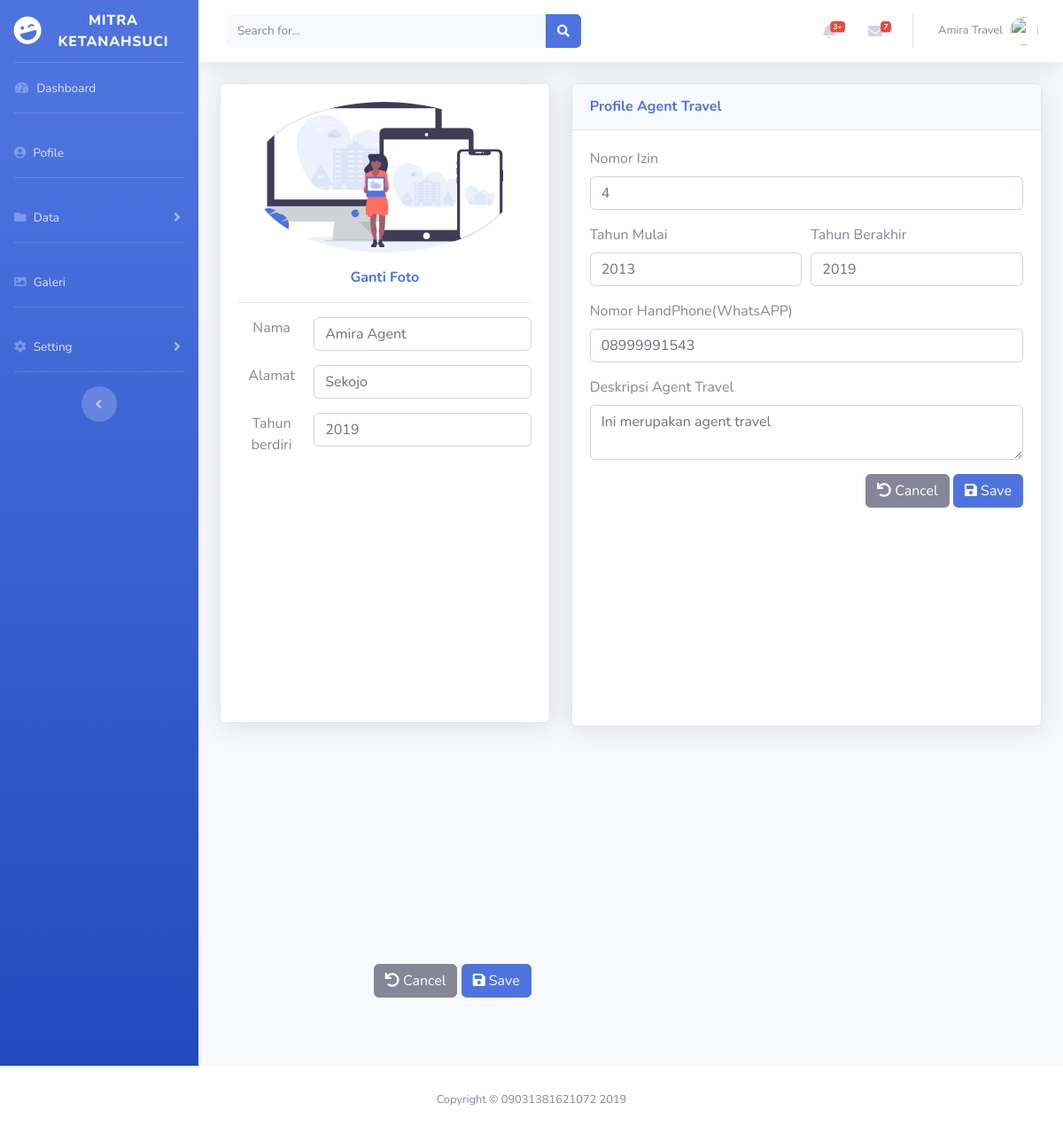
The app's page /index.php?url=pengaturan_agent (signed in) with its own data.
### tables this page shows
CREATE TABLE `tbl_agent_travel` (
  `id` int(11) NOT NULL,
  `travel_id` varchar(50) NOT NULL,
  `nama` varchar(50) NOT NULL,
  `alamat` varchar(300) NOT NULL,
  `thn_berdiri` year(4) NOT NULL,
  `thn_izin` year(4) NOT NULL,
  `thn_habis` year(4) NOT NULL,
  `nomor_izin` varchar(50) NOT NULL,
  `punya_izin` enum('IYA','TIDAK') NOT NULL,
  `lokasi` varchar(300) NOT NULL,
  `No_HP` varchar(50) NOT NULL,
  `deskripsi` text NOT NULL,
  `status` varchar(50) NOT NULL
);

### config/routes.php (called while the page is built, shortened)
<?php
$include = [];
if(isset($_GET['url'])){
	switch ($_GET['url']) {
		case 'pengaturan_agent':
			$include[] = 'halaman/agent_travel/pengaturan.php';
			break;
	}
}else{
	header('location:/spk_tugasakhir/pengguna_dashboard.php');
}
?>

### halaman/agent_travel/pengaturan.php (the view, shortened to what this page needs)
<?php
include 'config/koneksi.php';
$id         = $_SESSION['user_id'];
$agent      = mysqli_query($koneksi, "select * from tbl_agent_travel WHERE travel_id='$id'");
$row        = mysqli_fetch_array($agent);?>
        <div class="container-fluid">
	         <div class="row">
		            <div class="col-xl-5 col-lg-5 col-sm-5">
		              <div class="card shadow mb-4">
		                <div class="card-body" style="height: 45rem;">
							<div class="row form-group mx-auto">
								<img src="img/undraw_posting_photo.svg" width="300" class="img-profile rounded-circle text-center mx-auto" alt="Foto">
							</div>
						  	<div class="row form-group">
							  <a href="#" class="font-weight-bold text-primary mx-auto">Ganti Foto</a>
							</div>
							<hr class="sidebar-divider">
								<form action="config/agent/proses_input.php" method="post">
								<div class="form-row">
									<div class="form-group col-xl-3 text-center">
										<label for="">Nama</label>
									</div>
									<div class="form-group col-xl-9">
										<input type="text" class="form-control" value="<?php echo $row['nama'];?>" name="nama" placeholder="Nama">
									</div>
								</div>
								<div class="form-row">
									<div class="form-group col-xl-3 text-center">
										<label for="">Alamat</label>
									</div>
									<div class="form-group col-xl-9">
										<input class="form-control" value="<?php echo $row['alamat']; ?>" name="alamat"  placeholder="Alamat Agent Travel"></input>
									</div>
								</div>
								<div class="form-row">
									<div class="form-group col-xl-3 text-center">
										<label for="">Tahun berdiri</label>
									</div>
									<div class="form-group col-xl-9">
										<input type="year" class="form-control" value="<?php echo $row['thn_berdiri'];?>" name="tahun" placeholder="Tahun berdiri">
									</div>
								</div>
								<div class="form-row">
								<div id="dvMap" style="width: 1000px; height: 550px"></div>
								</div>
								<div class="form-row">
                        			<div class="col lg-12" align="right">
                            			<button type="reset" class="btn btn-md btn-secondary"><i class="fa fa-undo"></i> Cancel</button>
                           				 <button type="submit" class="btn btn-xs btn-primary"><i class="fa fa-save"></i> Save</button>
                       				 </div>
                   				</div>
								</form>
		                </div>
		              </div>
		            </div>
		            <div class="col-xl-7 col-lg-7 col-sm-7">
		              <div class="card shadow mb-4">
		                <div class="card-header py-3 d-flex flex-row align-items-center justify-content-between">
		                  <h6 class="m-0 font-weight-bold text-primary">Profile Agent Travel</h6>
		                </div>
		                <div class="card-body" style="height: 42rem;">
		                  <form action="config/agent/proses_input_lanjutan.php" method="POST">
								<div class="form-group">
									<label for="">Nomor Izin</label>
									<input type="text" name="no_izin" value="<?php echo $row['nomor_izin'];?>" class="form-control" placeholder="Nomor Izin">
								</div>
								<div class="form-row">
									<div class="form-group col-lg-6">
										<label for="">Tahun Mulai</label>
										<input type="text" name="thn_izin"  value="<?php echo $row['thn_izin'];?>" class="form-control" placeholder="Tahun Mulai">
									</div>
									<div class="form-group col-lg-6">
										<label for="">Tahun Berakhir</label>
										<input type="text" name="thn_habis" placeholder="Tahun Berakhir" value="<?php echo $row['thn_habis'];?>" class="form-control">
									</div>
								</div>
								<div class="form-group">
									<label for="">Nomor HandPhone(WhatsAPP)</label>
									<input type="text" name="no_hp" placeholder="Nomor HandPhone" value="<?php echo $row['No_HP'];?>" class="form-control">
								</div>
								<div class="form-group">
									<label for="">Deskripsi Agent Travel</label>
									<textarea name="deskripsi" id="" class="form-control"><?php echo $row['deskripsi'];?></textarea>
								</div>
								<div class="form-row">
                        			<div class="col lg-12" align="right">
                            			<button type="reset" class="btn btn-md btn-secondary"><i class="fa fa-undo"></i> Cancel</button>
                           				 <button type="submit" class="btn btn-xs btn-primary"><i class="fa fa-save"></i> Save</button>
                       				 </div>
                   				</div>
						  </form>
		                  </div>
		                </div>
		              </div>
		            </div>
	          </div>
        </div>
    </div>
</div>

### index.php (shortened to what this page needs)
<?php
include 'config/routes.php';
if($_SESSION['level'] == 'admin'){
	   include 'halaman/admin_header.php';
	   } else if ($_SESSION['level'] == 'agent'){
	  include 'halaman/agent_travel_header.php';
	   }
foreach ($include as $key => $value) {
	require_once $value;
}
include 'halaman/footer.php';
?>

### records on screen
tbl_agent_travel: nama "Amira Agent", alamat "Sekojo", tahun "2019", no_izin "4", thn_izin "2013", thn_habis "2019", no_hp "08999991543", deskripsi "Ini merupakan agent travel"

### other values on screen
$_SESSION['username'] "Amira Travel"
